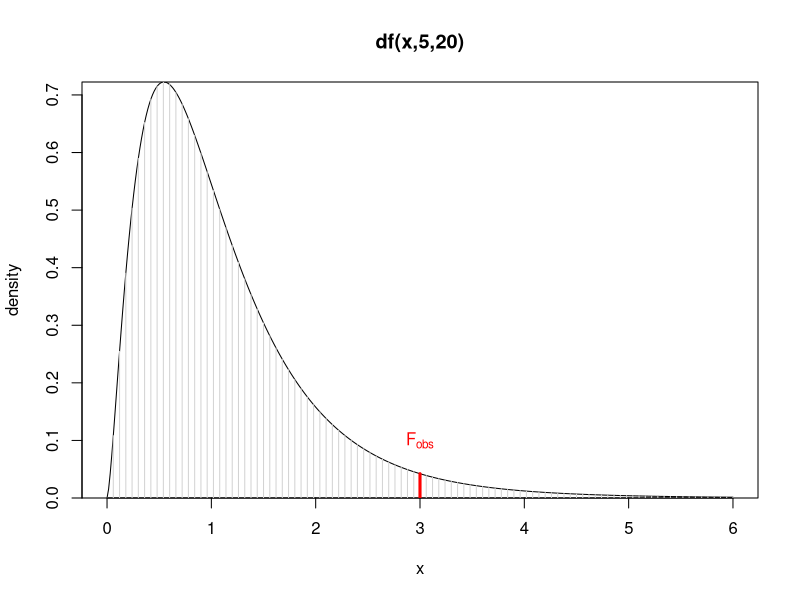
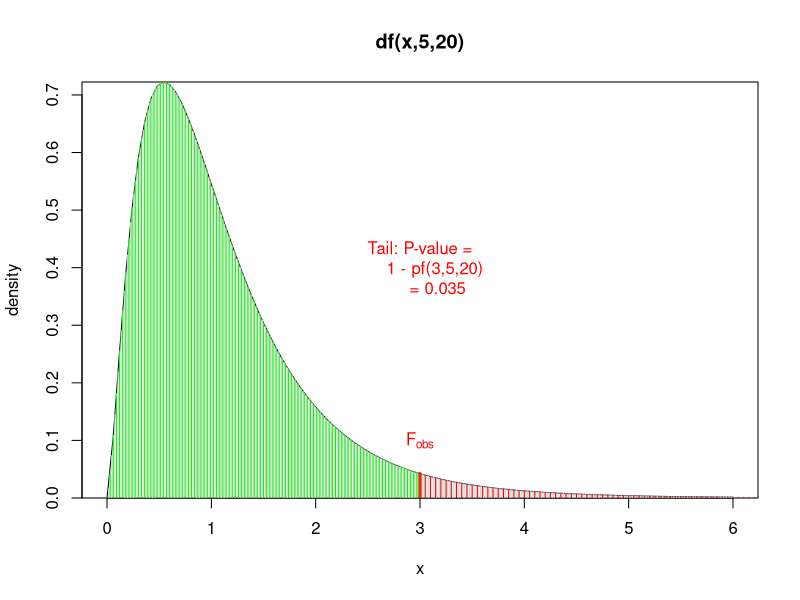
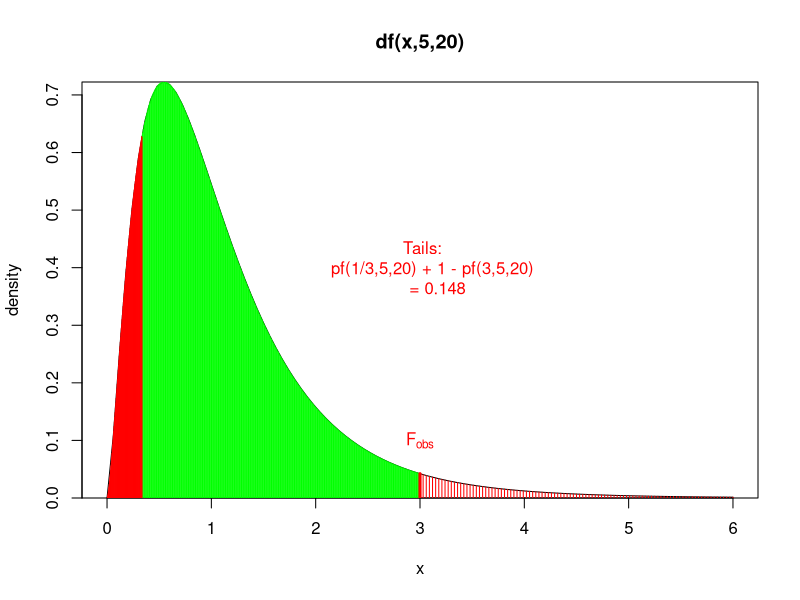
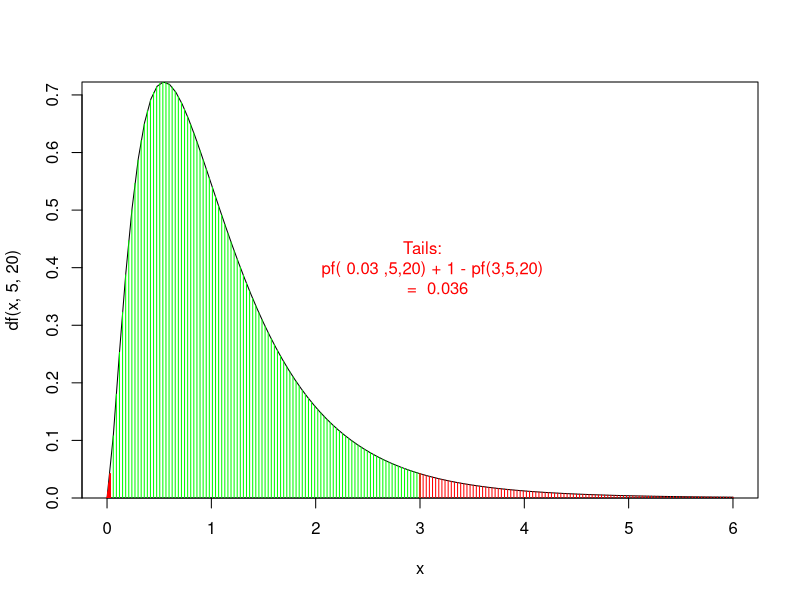
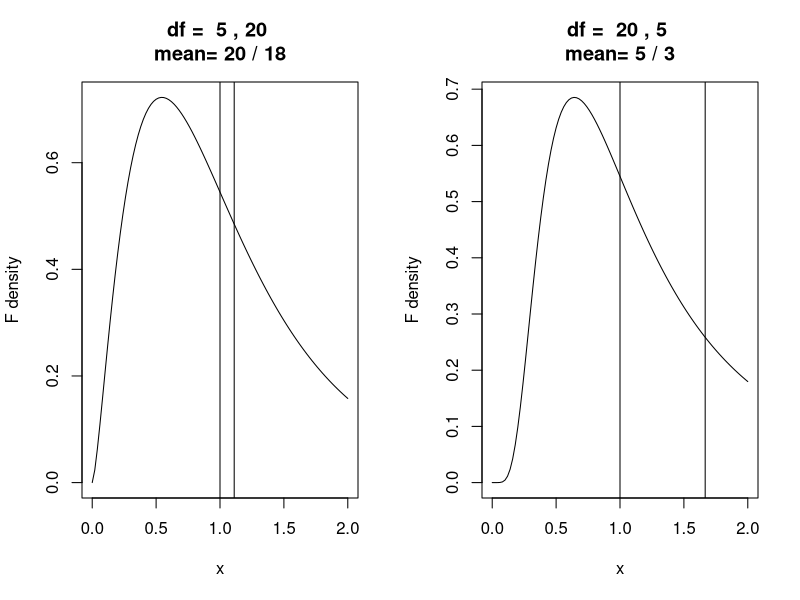

The R source for these figures, in order:
## ---- chunk 1
knitr::opts_chunk$set(echo = TRUE)
'%&%' = function(a,b)  paste0(as.character(a),as.character(b))
## ---- chunk 2
curve(df(x,5,20), xlim=c(0,6), n=400, yaxs="i", ylab="density", main='df(x,5,20)')
curve(df(x,5,20), xlim=c(0,6), yaxs="i", add=T, type="h", col="lightgrey")
lines(c(3,3), c(0,df(3,5,20)), col="red", lwd=3)
text(3, 0.1, expression(F[obs]), 
     col="red")
## ---- chunk 3
curve(df(x,5,20), xlim=c(0,6), yaxs="i", ylab="density", main='df(x,5,20)')
curve(df(x,5,20), xlim=c(0,6), n=400, yaxs="i", add=T, type="h", col="lightgrey")
lines(c(3,3), c(0,df(3,5,20)), col="red", lwd=3)
text(3, 0.1, expression(F[obs]), 
     col="red")
curve(df(x,5,20), xlim=c(0,3), yaxs="i", add=T, type="h", col="green")
curve(df(x,5,20), xlim=c(3,8), yaxs="i", add=T, type="h", col="red")
text(3, 0.4, "  Tail: P-value =  
      1 - pf(3,5,20)
       = " %&% round(digits=3,  1 - pf(3,5,20)), 
     col="red")
## ---- chunk 4
curve(df(x,5,20), xlim=c(0,6), yaxs="i", ylab="density", main='df(x,5,20)')
curve(df(x,5,20), xlim=c(1/3,3), n=400, yaxs="i", add=T, type="h", col="green")
lines(c(3,3), c(0,df(3,5,20)), col="red", lwd=3)
text(3, 0.1, expression(F[obs]), 
     col="red")
curve(df(x,5,20), xlim=c(0,1/3), yaxs="i", add=T, type="h", col="red")
curve(df(x,5,20), xlim=c(3,6), yaxs="i", add=T, type="h", col="red")

lines(c(1/3,1/3), c(0,df(1/3,5,20)), col="red")
lines(c(3,3), c(0,df(3,5,20)), col="red")

text(3, 0.4, "  Tails: 
     pf(1/3,5,20) + 1 - pf(3,5,20)
       = " %&% round(digits=3, pf(1/3,5,20) + 1 - pf(3,5,20)), 
     col="red")
## ---- chunk 5
cat("lower tail: ", pf(1/3,5,20) , "\n")
cat("upper tail: ", 1 - pf(3,5,20) , "\n")
cat("both tails: ", pf(1/3,5,20) + 1 - pf(3,5,20) , "\n")
## ---- chunk 6
lowerboundary = uniroot(function(x) df(x,5,20)-df(3,5,20), 0:1)$root 
cat("lowerboundary = ", lowerboundary, "\n")
cat("lower tail: ", pf(lowerboundary,5,20) , "\n")
cat("P = ", 1 - pf(3,5,20) + pf(lowerboundary,5,20), "\n")
## ---- chunk 7
curve(df(x,5,20), xlim=c(0,6), yaxs="i")
curve(df(x,5,20), xlim=c(lowerboundary,3), yaxs="i", add=T, type="h", col="green")
curve(df(x,5,20), xlim=c(0,lowerboundary), yaxs="i", add=T, type="h", col="red")
curve(df(x,5,20), xlim=c(3,6), yaxs="i", add=T, type="h", col="red")

lines(c(lowerboundary,lowerboundary), c(0,df(lowerboundary,5,20)), col="red")
lines(c(3,3), c(0,df(3,5,20)), col="red")
text(3, 0.4, paste("  Tails: 
     pf(", round(lowerboundary,3), ",5,20) + 1 - pf(3,5,20)
       = ", round(digits=3, pf(lowerboundary,5,20) + 1 - pf(3,5,20))), 
     col="red")

## ---- chunk 8
lowerbound = 3/qf(0.95, 5, 20) 
upperbound = 3/qf(0.05, 5, 20) 
## ---- chunk 9
(c(lowerbound, upperbound))
## ---- chunk 10
par.saved = par(mfrow=c(1,2))
dfF = c(5,20)
for( dfF in list(c(5,20), c(20,5))) {
curve(from=0, to=2,  df(x, dfF[1], dfF[2]), type="l", main=paste("df = ", dfF[1], ",", dfF[2],
                                                                 "\nmean=", dfF[2], "/", (dfF[2]-2)), ylab="F density"); abline(v=c(1,dfF[2]/(dfF[2]-2)));
}
par(par.saved) ### reset.
## ---- chunk 11
XA = rnorm(6)
XA = XA/sd(XA)*sqrt(6)
XB = rnorm(21)
XB = XB/sd(XB)*sqrt(2)

var.test(XA, XB, conf.level = .9)
